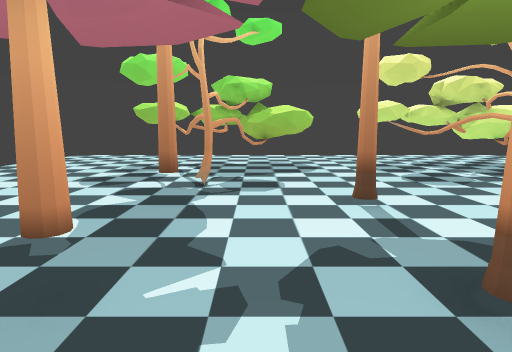
view 1 (above)

24 first-person views from a walk through a 3-D level made in the Unity game engine. The camera is 1.5 m above the floor, tilts 8° down and sees 75° across. The floor is counted in squares, 1 m on a side. Each view is taken from the middle of a square. On the plan, view 1 faces up. The plan holds only what a view shows up to about 15 squares ahead; the rest is blank. The place goes on beyond the plan. Some surface patterns are stand-ins.

view 2
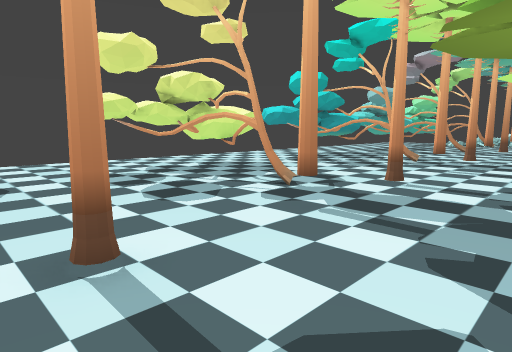

view 3
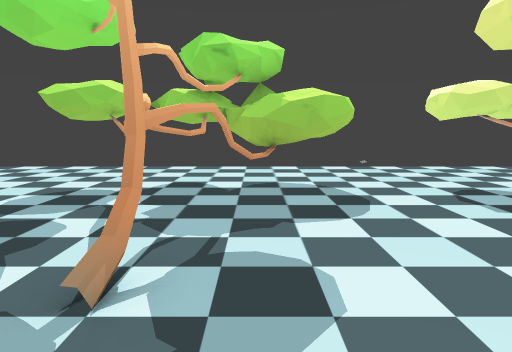

view 4
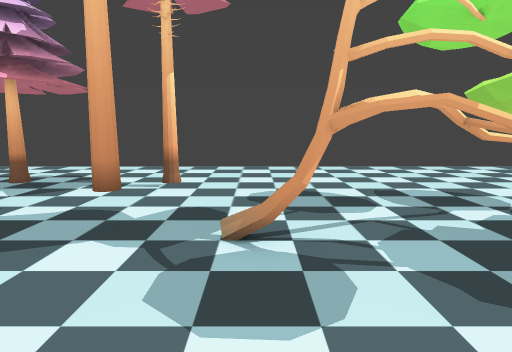

view 5
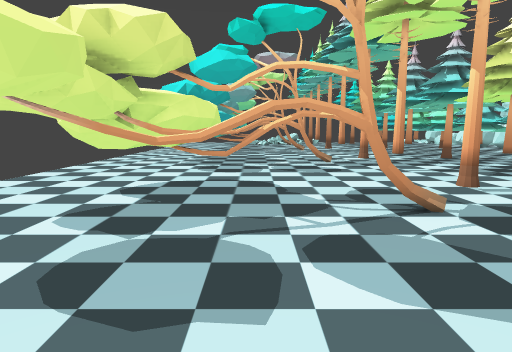

view 6
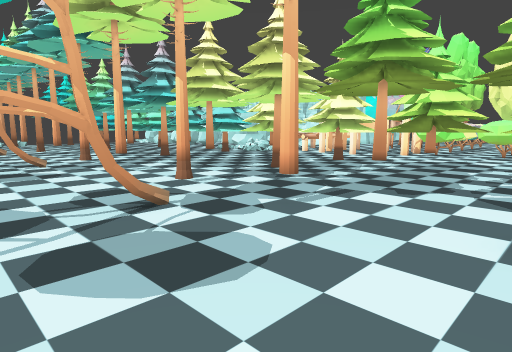

view 7
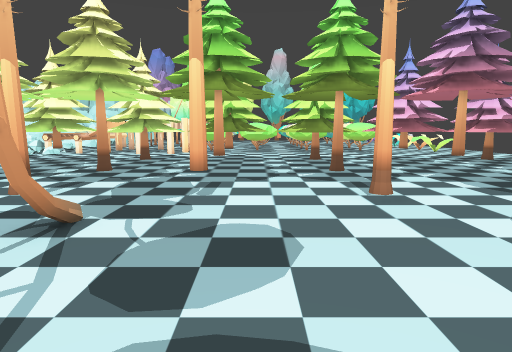

view 8
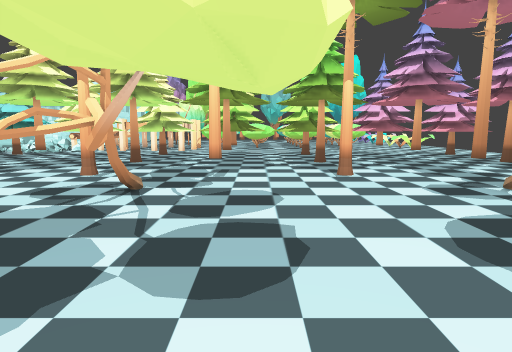

view 9
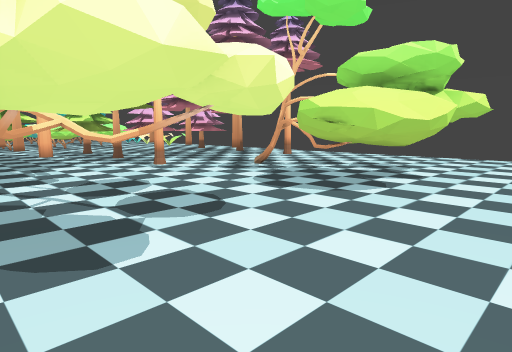

view 10
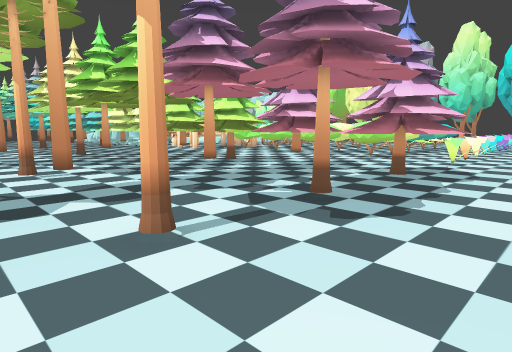

view 11
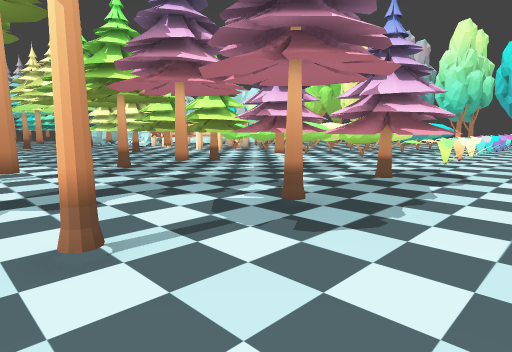

view 12
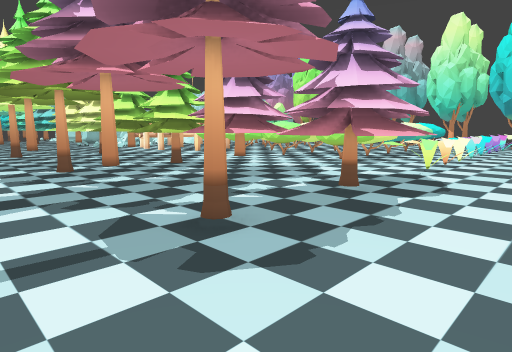

view 13
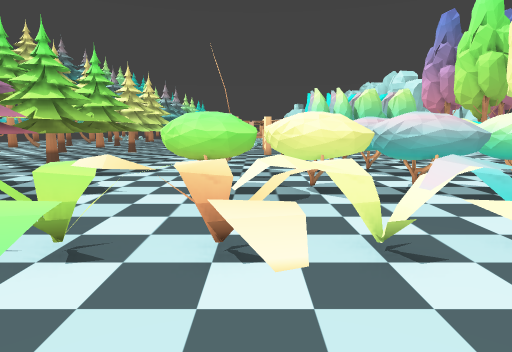

view 14
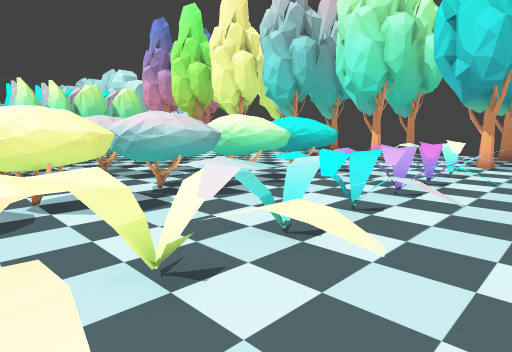

view 15
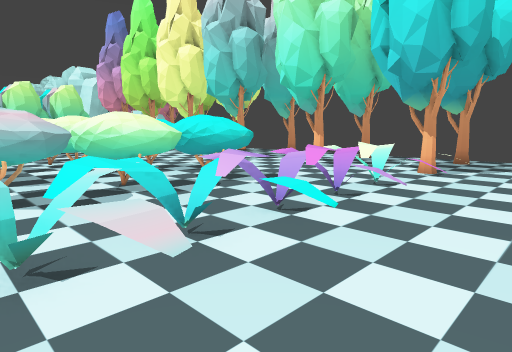

view 16
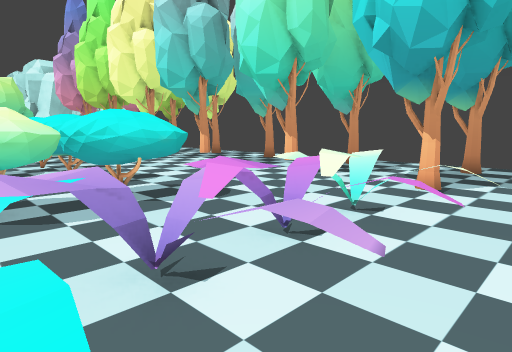

view 17
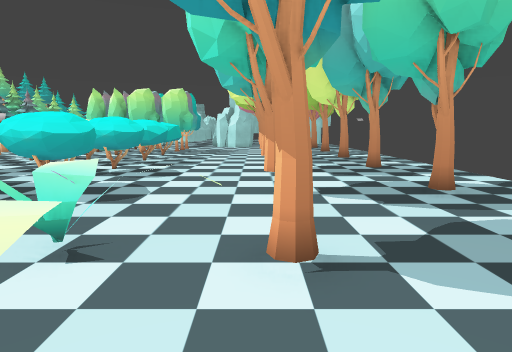

view 18
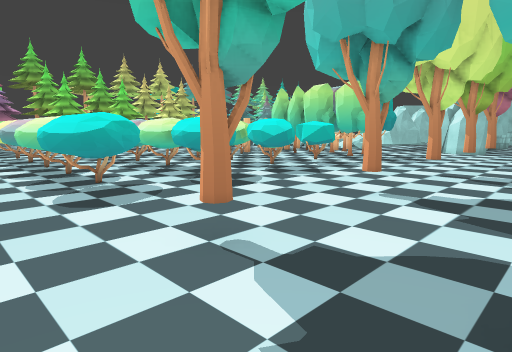

view 19
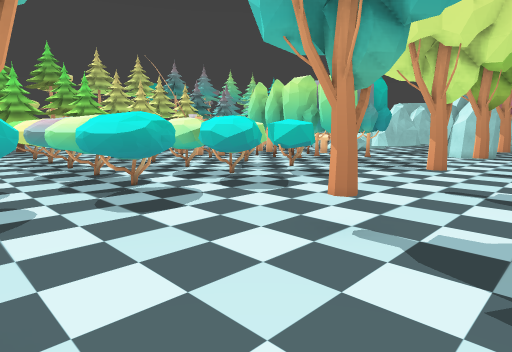

view 20
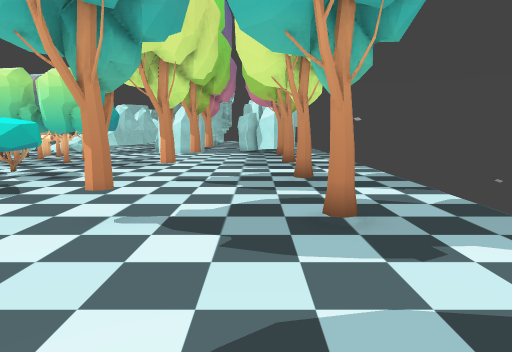

view 21
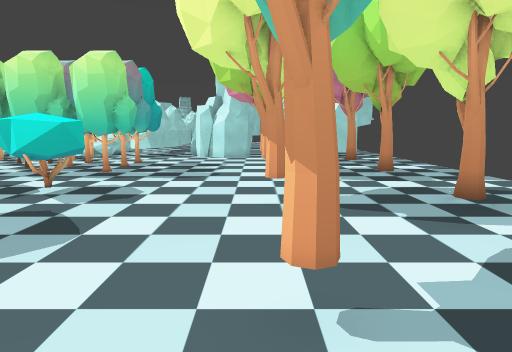

view 22
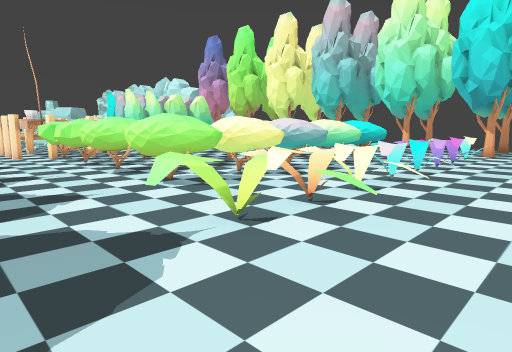

view 23
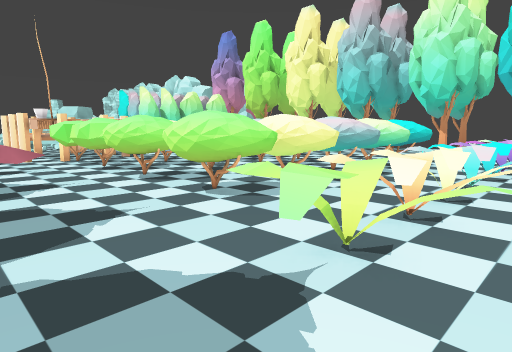

view 24
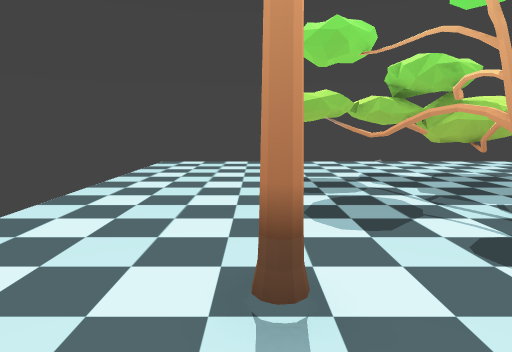

### Floor plan
Key: @ floor where view 1 was taken; # wall or solid block; x gap in a wall; . floor; = window, fence, low wall or low ledge; ^ raised ledge; T thing the floor can be seen under or through; O other object.
Columns run from 10 left of view 1 to 15 right of it. Each row starts with its distance up from view 1.
 19 ..........................
 18 ..........................
 17 ..........................
 16 ..........TTT......TT ....
 15 .........TTTT..... TT  ...
 14 .......T.TTTT...#.TTT  ...
 13 .......TTTTT.....TTTTT....
 12 ........TT.......T.T......
 11 .........x................
 10 .........x........#.......
  9 .........=........=.......
  8 ..........................
  7 ....#...#...#...#...#...#.
  6 ..........................
  5 ..........................
  4 ..........................
  3 ....#...#...#...#...#...#.
  2 ..........................
  1 .........................
  0 ...TTT.TT#@TTT.TT#.###.##
 -1 ...TT TTT  TT TTT########
 -2  ..TT  TT  TT  TT  #
 -3 ... TT. TT.###.T
 -4  .................
 -5 ...#................
 -6 ....#^...............
 -7 ..^^^...##.##.#######
 -8  ...^^.## ^##^##
 -9 ..^^^..^#^^##^
-10  ...^^.## ^##
-11  .^^^..###^##
-12 ....^^..##^#
-13  .^^^..###^#            O
-14 ....^^.^#^^#            O
-15 ..^^^..## ^##       .O
-16 ....^^.## ^#####  ##.O  O.
-17  .^^^...##^##^##^^x..O#  .
-18  ...^^.###^##.##x##..OOOO.
-19  .=^^..^##.##.^#.##..OOOO.
-20  ...^^....................
-21  .^^^.....................
-22  ...^=....................
-23 ....x........#.......#....
-24   ........................
-25   .....................
-26   .....................
-27   ...........#.......#....
-28   ........................
-29   .......................
-30    ..... ................

Positions as (right, up) in squares from view 1, and headings:
1: (0, 0), facing up
2: (1, 3), facing up-right
3: (0, 6), facing up
4: (3, 9), facing left
5: (2, 12), facing right
6: (2, 12), facing down-right
7: (5, 14), facing down
8: (5, 17), facing down
9: (9, 19), facing down-left
10: (-10, 9), facing down-right
11: (-10, 8), facing down-right
12: (-10, 6), facing down-right
13: (-10, -9), facing right
14: (-9, -9), facing down-right
15: (-10, -12), facing down-right
16: (-9, -15), facing down-right
17: (-10, -23), facing right
18: (-5, -27), facing up-right
19: (-2, -26), facing up-right
20: (-3, -26), facing right
21: (0, -23), facing right
22: (-10, -3), facing down-right
23: (-8, -3), facing down-right
24: (-6, 4), facing up
